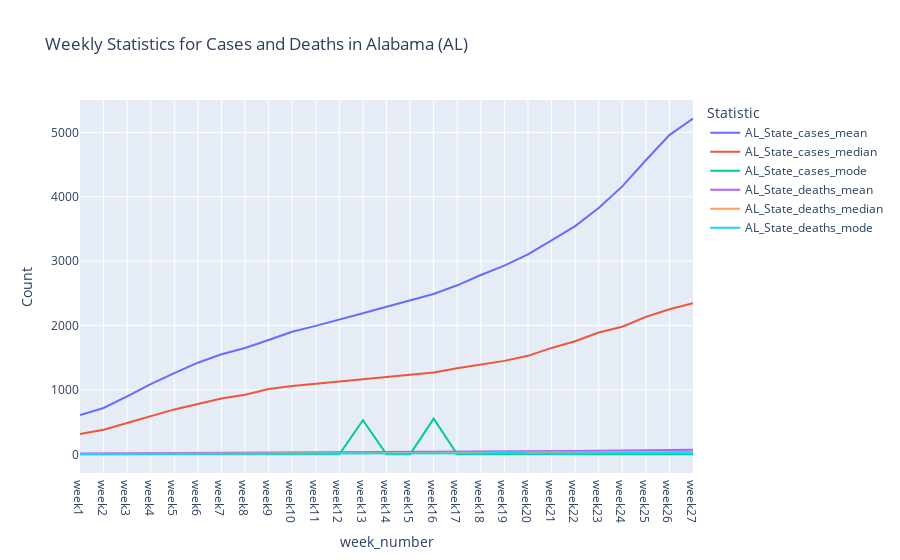

Source (notebook cell):
### Code cell
# import matplotlib.pyplot as plt
# weekly_stats['week_number'] = ['week' + str(i+1) for i in range(len(weekly_stats))]
# plt.figure(figsize=(12, 6))
# plt.plot(weekly_stats['week_number'], weekly_stats['AL_State_cases_mean'], label='Mean Cases', marker='o')
# plt.plot(weekly_stats['week_number'], weekly_stats['AL_State_cases_median'], label='Median Cases', marker='o')
# plt.plot(weekly_stats['week_number'], weekly_stats['State_cases_mode'], label='Mode Cases', marker='o')
# plt.plot(weekly_stats['week_number'], weekly_stats['State_deaths_mean'], label='Mean Deaths', marker='o')
# plt.plot(weekly_stats['week_number'], weekly_stats['State_deaths_median'], label='Median Deaths', marker='o')
# plt.plot(weekly_stats['week_number'], weekly_stats['State_deaths_mode'], label='Mode Deaths', marker='o')

# plt.title('Weekly Statistics for Cases and Deaths in Alabama (AL)')
# plt.xlabel('Week')
# plt.ylabel('Count')
# plt.xticks(rotation=45)
# plt.legend()
# plt.grid(True)


# plt.tight_layout()
# plt.show()
import plotly.express as px
import pandas as pd

weekly_stats['week_number'] = ['week' + str(i+1) for i in range(len(weekly_stats))]

fig = px.line(weekly_stats, x='week_number', y=['AL_State_cases_mean', 'AL_State_cases_median', 'AL_State_cases_mode',
                                               'AL_State_deaths_mean', 'AL_State_deaths_median', 'AL_State_deaths_mode'],
              labels={'variable': 'Statistic', 'value': 'Count'},
              title='Weekly Statistics for Cases and Deaths in Alabama (AL)')
fig.update_xaxes(type='category')


fig.show()

### Figure 1 — Plotly figure (JSON) as saved in the notebook; plotly's stock layout.template omitted (floating-point values rounded to 4 significant figures)
{"data": [{"hovertemplate": "Statistic=AL_State_cases_mean<br>week_number=%{x}<br>Count=%{y}<extra></extra>", "legendgroup": "AL_State_cases_mean", "line": {"color": "#636efa", "dash": "solid"}, "marker": {"symbol": "circle"}, "mode": "lines", "name": "AL_State_cases_mean", "orientation": "v", "showlegend": true, "type": "scatter", "x": ["week1", "week2", "week3", "week4", "week5", "week6", "week7", "week8", "week9", "week10", "week11", "week12", "week13", "week14", "week15", "week16", "week17", "week18", "week19", "week20", "week21", "week22", "week23", "week24", "week25", "week26", "week27"], "xaxis": "x", "y": [611.0, 720.2, 899.8, 1090.0, 1261.0, 1423.0, 1554.0, 1650.0, 1776.0, 1903.0, 1995.0, 2089.0, 2190.0, 2292.0, 2388.0, 2490.0, 2625.0, 2784.0, 2930.0, 3105.0, 3322.0, 3545.0, 3826.0, 4160.0, 4566.0, 4957.0, 5212.0], "yaxis": "y"}, {"hovertemplate": "Statistic=AL_State_cases_median<br>week_number=%{x}<br>Count=%{y}<extra></extra>", "legendgroup": "AL_State_cases_median", "line": {"color": "#EF553B", "dash": "solid"}, "marker": {"symbol": "circle"}, "mode": "lines", "name": "AL_State_cases_median", "orientation": "v", "showlegend": true, "type": "scatter", "x": ["week1", "week2", "week3", "week4", "week5", "week6", "week7", "week8", "week9", "week10", "week11", "week12", "week13", "week14", "week15", "week16", "week17", "week18", "week19", "week20", "week21", "week22", "week23", "week24", "week25", "week26", "week27"], "xaxis": "x", "y": [317, 383.5, 485.5, 588, 698, 781, 867.5, 926.5, 1014, 1060, 1095, 1130.0, 1166, 1205, 1242, 1270.0, 1336, 1388, 1452.0, 1530.0, 1652.0, 1756.0, 1891, 1982, 2134, 2252.0, 2348.0], "yaxis": "y"}, {"hovertemplate": "Statistic=AL_State_cases_mode<br>week_number=%{x}<br>Count=%{y}<extra></extra>", "legendgroup": "AL_State_cases_mode", "line": {"color": "#00cc96", "dash": "solid"}, "marker": {"symbol": "circle"}, "mode": "lines", "name": "AL_State_cases_mode", "orientation": "v", "showlegend": true, "type": "scatter", "x": ["week1", "week2", "week3", "week4", "week5", "week6", "week7", "week8", "week9", "week10", "week11", "week12", "week13", "week14", "week15", "week16", "week17", "week18", "week19", "week20", "week21", "week22", "week23", "week24", "week25", "week26", "week27"], "xaxis": "x", "y": [0, 0, 0, 0, 0, 0, 0, 0, 0, 0, 0, 0, 530, 0, 0, 554, 0, 0, 0, 0, 0, 0, 0, 0, 0, 0, 0], "yaxis": "y"}, {"hovertemplate": "Statistic=AL_State_deaths_mean<br>week_number=%{x}<br>Count=%{y}<extra></extra>", "legendgroup": "AL_State_deaths_mean", "line": {"color": "#ab63fa", "dash": "solid"}, "marker": {"symbol": "circle"}, "mode": "lines", "name": "AL_State_deaths_mean", "orientation": "v", "showlegend": true, "type": "scatter", "x": ["week1", "week2", "week3", "week4", "week5", "week6", "week7", "week8", "week9", "week10", "week11", "week12", "week13", "week14", "week15", "week16", "week17", "week18", "week19", "week20", "week21", "week22", "week23", "week24", "week25", "week26", "week27"], "xaxis": "x", "y": [14.64, 15.77, 17.99, 20.4, 22.89, 25.12, 27.46, 28.92, 30.65, 32.82, 33.89, 35.26, 36.41, 37.27, 38.56, 40.22, 41.68, 42.93, 44.5, 46.89, 49.69, 51.98, 55.22, 58.98, 62.49, 67.55, 70.03], "yaxis": "y"}, {"hovertemplate": "Statistic=AL_State_deaths_median<br>week_number=%{x}<br>Count=%{y}<extra></extra>", "legendgroup": "AL_State_deaths_median", "line": {"color": "#FFA15A", "dash": "solid"}, "marker": {"symbol": "circle"}, "mode": "lines", "name": "AL_State_deaths_median", "orientation": "v", "showlegend": true, "type": "scatter", "x": ["week1", "week2", "week3", "week4", "week5", "week6", "week7", "week8", "week9", "week10", "week11", "week12", "week13", "week14", "week15", "week16", "week17", "week18", "week19", "week20", "week21", "week22", "week23", "week24", "week25", "week26", "week27"], "xaxis": "x", "y": [6, 7, 8, 10, 11, 13, 15, 16, 17, 18, 19, 19, 21, 21.5, 24, 26, 28, 28.5, 29.5, 30, 31, 31, 32.5, 34, 35.5, 38, 38], "yaxis": "y"}, {"hovertemplate": "Statistic=AL_State_deaths_mode<br>week_number=%{x}<br>Count=%{y}<extra></extra>", "legendgroup": "AL_State_deaths_mode", "line": {"color": "#19d3f3", "dash": "solid"}, "marker": {"symbol": "circle"}, "mode": "lines", "name": "AL_State_deaths_mode", "orientation": "v", "showlegend": true, "type": "scatter", "x": ["week1", "week2", "week3", "week4", "week5", "week6", "week7", "week8", "week9", "week10", "week11", "week12", "week13", "week14", "week15", "week16", "week17", "week18", "week19", "week20", "week21", "week22", "week23", "week24", "week25", "week26", "week27"], "xaxis": "x", "y": [1, 1, 4, 9, 11, 5, 5, 10, 11, 12, 12, 19, 11, 12, 12, 12, 12, 12, 30, 12, 14, 14, 22, 24, 24, 23, 34], "yaxis": "y"}], "layout": {"legend": {"title": {"text": "Statistic"}, "tracegroupgap": 0}, "title": {"text": "Weekly Statistics for Cases and Deaths in Alabama (AL)"}, "xaxis": {"anchor": "y", "domain": [0, 1], "title": {"text": "week_number"}, "type": "category"}, "yaxis": {"anchor": "x", "domain": [0, 1], "title": {"text": "Count"}}}}
